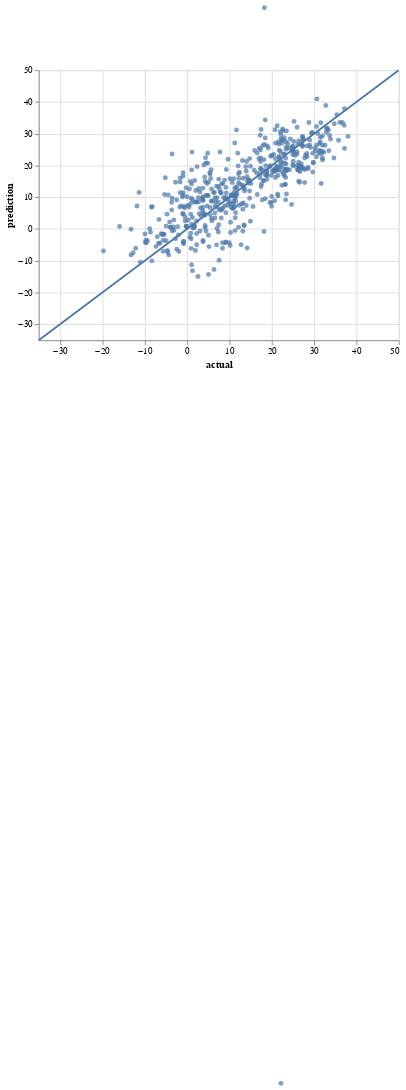

This figure's notebook cell:
### Code cell
d = {'actual': [-35, 50], 'prediction': [-35, 50]}
df2 = pd.DataFrame(data=d)


line = alt.Chart(df2).mark_line().encode(
    x=alt.X('actual:Q',
           scale=alt.Scale(domain=(-35, 50))),
    y=alt.Y('prediction:Q',
           scale=alt.Scale(domain=(-35, 50)))
)
scatter = alt.Chart(df3).mark_circle().encode(
    x=alt.X('actual:Q',
           scale=alt.Scale(domain=(-35, 50))),
    y=alt.Y('prediction:Q',
           scale=alt.Scale(domain=(-35, 50)))
)
graph = line + scatter
graph

### Figure 1 — Vega-Lite specification as saved in the notebook (floating-point values rounded to 4 significant figures; data arrays with more than 128 entries replaced by an {"elided": "..."} marker saying what was removed)
{"config": {"view": {"continuousWidth": 400, "continuousHeight": 300}}, "layer": [{"data": {"name": "data-5cbe4a1a3c6f7827c2f814f94691d194"}, "mark": "line", "encoding": {"x": {"type": "quantitative", "field": "actual", "scale": {"domain": [-35, 50]}}, "y": {"type": "quantitative", "field": "prediction", "scale": {"domain": [-35, 50]}}}}, {"data": {"name": "data-b7ac5f10edcf91874dadf3156a65df42"}, "mark": "circle", "encoding": {"x": {"type": "quantitative", "field": "actual", "scale": {"domain": [-35, 50]}}, "y": {"type": "quantitative", "field": "prediction", "scale": {"domain": [-35, 50]}}}}], "$schema": "https://vega.github.io/schema/vega-lite/v4.8.1.json", "datasets": {"data-5cbe4a1a3c6f7827c2f814f94691d194": [{"actual": -35, "prediction": -35}, {"actual": 50, "prediction": 50}], "data-b7ac5f10edcf91874dadf3156a65df42": {"elided": "500 records"}}}
